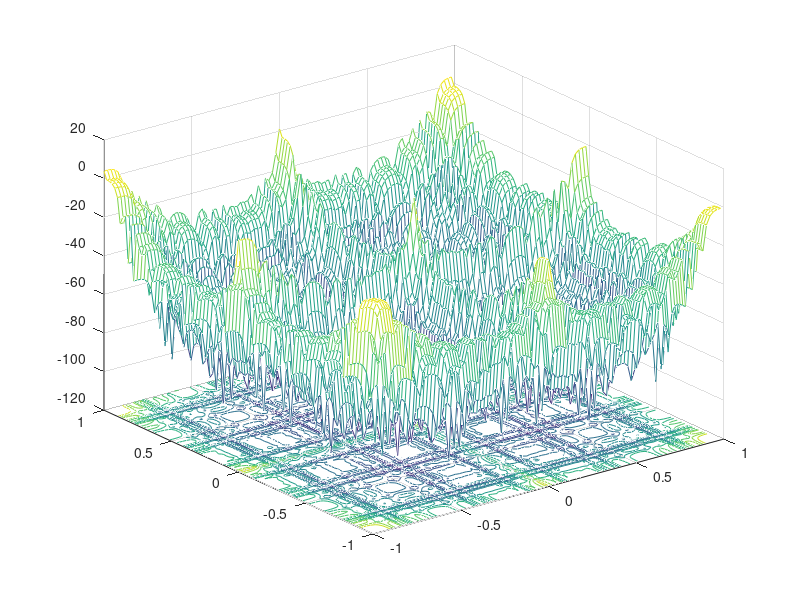

Here is the MATLAB script that generated this plot:
[X,Y]=meshgrid(-1:0.02:1);
theta=-pi/2:pi/100:pi/2;
for m=1:101
    if m==1
        Fx(1)=51;
    else
     Fx(m)=abs(sin(51*pi*sin(theta(m)))./(sin(pi*sin(theta(m)))));
    end
    for n=1:101 
        if n==1
            Fy(1)=51;
        else
        Fy(n)=abs(sin(51*pi*(sin(theta(n))-1))./(sin(pi*(sin(theta(n))-1))));
        end
     F(m,n)=20*log10(Fx(m)*Fy(n)/51.^2);
   end
end
meshc(X,Y,F);
axis([-1 1 -1 1]);
